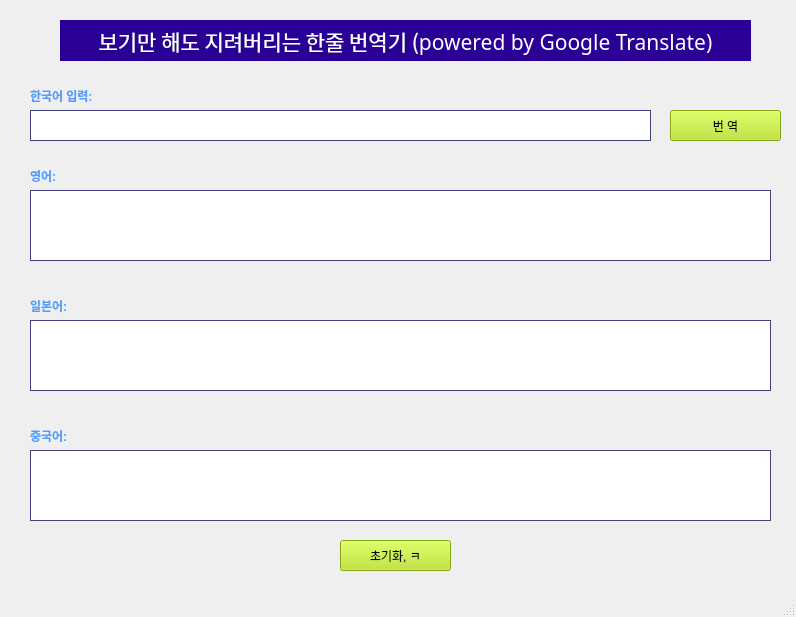
<?xml version="1.0" encoding="UTF-8"?>
<ui version="4.0">
 <class>MainWindow</class>
 <widget class="QMainWindow" name="MainWindow">
  <property name="geometry">
   <rect>
    <x>0</x>
    <y>0</y>
    <width>796</width>
    <height>617</height>
   </rect>
  </property>
  <property name="windowTitle">
   <string>MainWindow</string>
  </property>
  <widget class="QWidget" name="centralwidget">
   <widget class="QLabel" name="label">
    <property name="geometry">
     <rect>
      <x>60</x>
      <y>20</y>
      <width>691</width>
      <height>41</height>
     </rect>
    </property>
    <property name="font">
     <font>
      <family>빛의 계승자 Regular</family>
      <pointsize>16</pointsize>
     </font>
    </property>
    <property name="styleSheet">
     <string notr="true">background-color:rgb(42, 0, 149);color: white;</string>
    </property>
    <property name="text">
     <string>보기만 해도 지려버리는 한줄 번역기 (powered by Google Translate)</string>
    </property>
    <property name="alignment">
     <set>Qt::AlignCenter</set>
    </property>
   </widget>
   <widget class="QLabel" name="label_2">
    <property name="geometry">
     <rect>
      <x>30</x>
      <y>80</y>
      <width>81</width>
      <height>31</height>
     </rect>
    </property>
    <property name="font">
     <font>
      <weight>75</weight>
      <bold>true</bold>
     </font>
    </property>
    <property name="styleSheet">
     <string notr="true">color: rgb(80, 156, 255);</string>
    </property>
    <property name="text">
     <string>한국어 입력:</string>
    </property>
   </widget>
   <widget class="QLineEdit" name="input_ko">
    <property name="geometry">
     <rect>
      <x>30</x>
      <y>110</y>
      <width>621</width>
      <height>31</height>
     </rect>
    </property>
    <property name="autoFillBackground">
     <bool>false</bool>
    </property>
    <property name="styleSheet">
     <string notr="true">border: 1px solid; border-color: rgb(64, 67, 122);</string>
    </property>
   </widget>
   <widget class="QPushButton" name="btn_trans">
    <property name="geometry">
     <rect>
      <x>670</x>
      <y>110</y>
      <width>111</width>
      <height>31</height>
     </rect>
    </property>
    <property name="styleSheet">
     <string notr="true">background-color: rgb(182, 229, 26);</string>
    </property>
    <property name="text">
     <string>번 역</string>
    </property>
   </widget>
   <widget class="QLabel" name="label_3">
    <property name="geometry">
     <rect>
      <x>30</x>
      <y>160</y>
      <width>81</width>
      <height>31</height>
     </rect>
    </property>
    <property name="font">
     <font>
      <weight>75</weight>
      <bold>true</bold>
     </font>
    </property>
    <property name="styleSheet">
     <string notr="true">color: rgb(80, 156, 255);</string>
    </property>
    <property name="text">
     <string>영어:</string>
    </property>
   </widget>
   <widget class="QTextEdit" name="output_en">
    <property name="geometry">
     <rect>
      <x>30</x>
      <y>190</y>
      <width>741</width>
      <height>71</height>
     </rect>
    </property>
    <property name="styleSheet">
     <string notr="true">border: 1px solid; border-color: rgb(64, 67, 122);</string>
    </property>
   </widget>
   <widget class="QLabel" name="label_4">
    <property name="geometry">
     <rect>
      <x>30</x>
      <y>290</y>
      <width>81</width>
      <height>31</height>
     </rect>
    </property>
    <property name="font">
     <font>
      <weight>75</weight>
      <bold>true</bold>
     </font>
    </property>
    <property name="styleSheet">
     <string notr="true">color: rgb(80, 156, 255);</string>
    </property>
    <property name="text">
     <string>일본어:</string>
    </property>
   </widget>
   <widget class="QTextEdit" name="output_ja">
    <property name="geometry">
     <rect>
      <x>30</x>
      <y>320</y>
      <width>741</width>
      <height>71</height>
     </rect>
    </property>
    <property name="styleSheet">
     <string notr="true">border: 1px solid; border-color: rgb(64, 67, 122);</string>
    </property>
   </widget>
   <widget class="QLabel" name="label_5">
    <property name="geometry">
     <rect>
      <x>30</x>
      <y>420</y>
      <width>81</width>
      <height>31</height>
     </rect>
    </property>
    <property name="font">
     <font>
      <weight>75</weight>
      <bold>true</bold>
     </font>
    </property>
    <property name="styleSheet">
     <string notr="true">color: rgb(80, 156, 255);</string>
    </property>
    <property name="text">
     <string>중국어:</string>
    </property>
   </widget>
   <widget class="QTextEdit" name="output_zh_cn">
    <property name="geometry">
     <rect>
      <x>30</x>
      <y>450</y>
      <width>741</width>
      <height>71</height>
     </rect>
    </property>
    <property name="styleSheet">
     <string notr="true">border: 1px solid; border-color: rgb(64, 67, 122);</string>
    </property>
   </widget>
   <widget class="QPushButton" name="btn_reset">
    <property name="geometry">
     <rect>
      <x>340</x>
      <y>540</y>
      <width>111</width>
      <height>31</height>
     </rect>
    </property>
    <property name="styleSheet">
     <string notr="true">background-color: rgb(182, 229, 26);</string>
    </property>
    <property name="text">
     <string>초기화, ㅋ</string>
    </property>
   </widget>
  </widget>
  <widget class="QMenuBar" name="menubar">
   <property name="geometry">
    <rect>
     <x>0</x>
     <y>0</y>
     <width>796</width>
     <height>21</height>
    </rect>
   </property>
  </widget>
  <widget class="QStatusBar" name="statusbar"/>
 </widget>
 <resources/>
 <connections/>
</ui>
